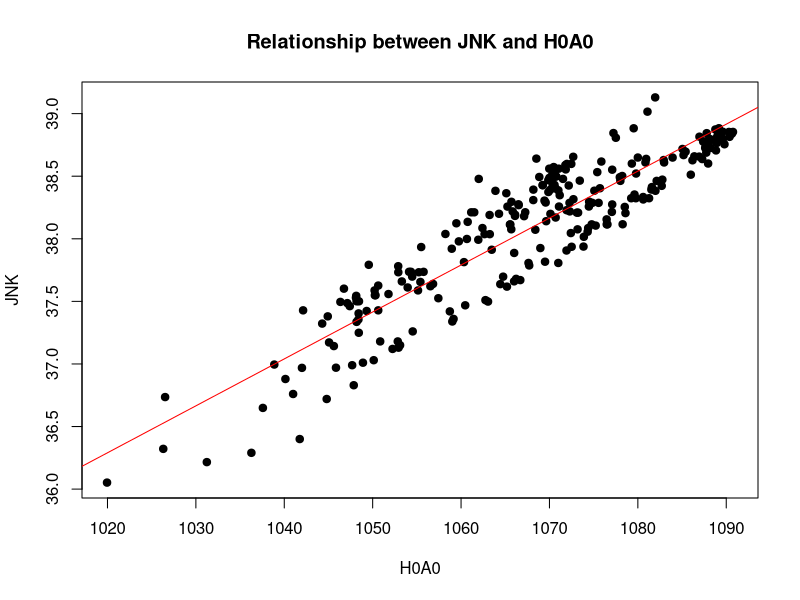
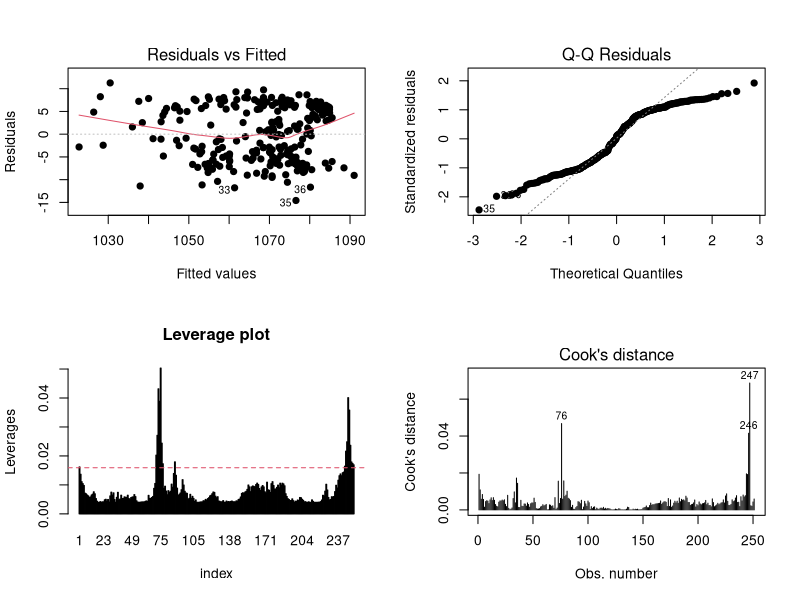

R code for these plots, in order:
## ---- chunk 1
# Leave this code chunk unaltered.
knitr::opts_chunk$set(echo = TRUE)
## ---- chunk 2
# used to load data from 'etf.csv' file and attach data
etf <- read.csv("etf.csv")
attach(etf)
## ---- chunk 3
plot(H0A0, JNK, main = "Relationship between JNK and H0A0", pch = 19)
abline(coef(lm(JNK ~ H0A0)), col = "red", ltd = "2")
## ---- chunk 4
cor.test(H0A0, JNK)
## ---- chunk 5
etf.lm <- lm(H0A0 ~ JNK)
etf.leverage <- hatvalues(etf.lm)
summary(etf.lm)

par(mfrow=c(2,2))

# residuals against the fitted values
plot(etf.lm, which = 1, pch = 19) 

# a normal Q-Q plot of the residuals
plot(etf.lm, which = 2, pch = 19)

# a bar plot of the leverages for each observation and 
barplot(etf.leverage, main = "Leverage plot", ylab = "Leverages", xlab = "index")
abline(h=4/length(JNK), col=2, lty=2)
which(etf.leverage > 4/length(JNK))

# a bar plot of Cook’s distances for each observation
plot(etf.lm, which = 4)
## ---- chunk 6
anova(etf.lm)
## ---- chunk 7
predict(etf.lm, newdata = data.frame(JNK = 37.55), interval = "confidence", level = 0.99)
predict(etf.lm, newdata = data.frame(JNK = 37.55), interval = "prediction", level = 0.99)
